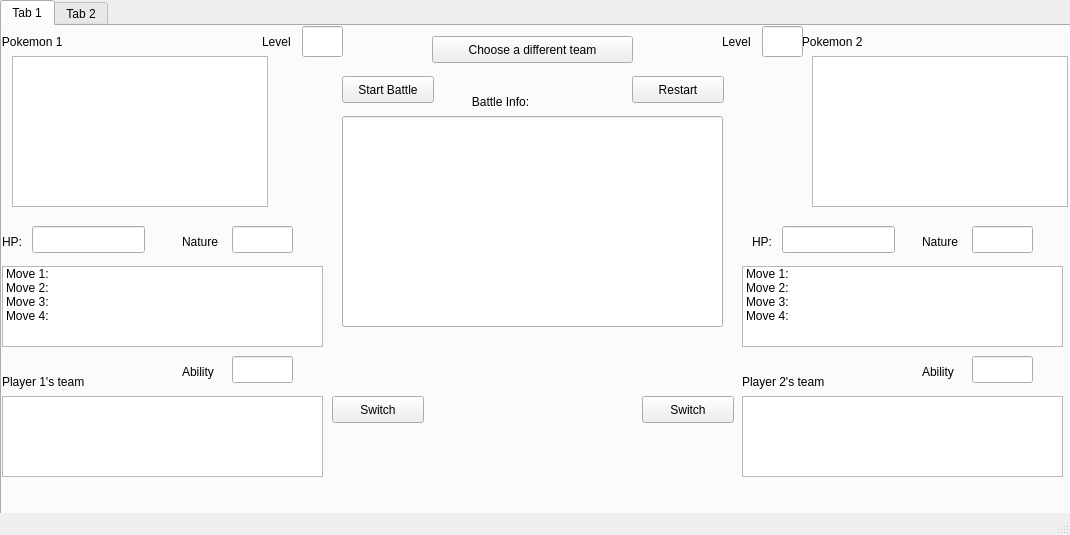
<?xml version="1.0" encoding="UTF-8"?>
<ui version="4.0">
 <class>MainWindow</class>
 <widget class="QMainWindow" name="MainWindow">
  <property name="geometry">
   <rect>
    <x>0</x>
    <y>0</y>
    <width>1070</width>
    <height>535</height>
   </rect>
  </property>
  <property name="windowTitle">
   <string>MainWindow</string>
  </property>
  <widget class="QWidget" name="centralwidget">
   <widget class="QTabWidget" name="tabCreate">
    <property name="geometry">
     <rect>
      <x>0</x>
      <y>0</y>
      <width>1071</width>
      <height>531</height>
     </rect>
    </property>
    <property name="currentIndex">
     <number>0</number>
    </property>
    <widget class="QWidget" name="tab">
     <attribute name="title">
      <string>Tab 1</string>
     </attribute>
     <widget class="QGraphicsView" name="viewPokemon1">
      <property name="geometry">
       <rect>
        <x>10</x>
        <y>30</y>
        <width>256</width>
        <height>151</height>
       </rect>
      </property>
     </widget>
     <widget class="QLabel" name="label">
      <property name="geometry">
       <rect>
        <x>-80</x>
        <y>0</y>
        <width>201</width>
        <height>31</height>
       </rect>
      </property>
      <property name="text">
       <string>                        Pokemon 1</string>
      </property>
     </widget>
     <widget class="QListWidget" name="listPokemon1_moves">
      <property name="geometry">
       <rect>
        <x>0</x>
        <y>240</y>
        <width>321</width>
        <height>81</height>
       </rect>
      </property>
      <item>
       <property name="text">
        <string>Move 1:</string>
       </property>
      </item>
      <item>
       <property name="text">
        <string>Move 2: </string>
       </property>
      </item>
      <item>
       <property name="text">
        <string>Move 3:</string>
       </property>
      </item>
      <item>
       <property name="text">
        <string>Move 4:</string>
       </property>
      </item>
     </widget>
     <widget class="QLabel" name="label_3">
      <property name="geometry">
       <rect>
        <x>390</x>
        <y>60</y>
        <width>201</width>
        <height>31</height>
       </rect>
      </property>
      <property name="text">
       <string>                        Battle Info:</string>
      </property>
     </widget>
     <widget class="QGraphicsView" name="viewPokemon2">
      <property name="geometry">
       <rect>
        <x>810</x>
        <y>30</y>
        <width>256</width>
        <height>151</height>
       </rect>
      </property>
     </widget>
     <widget class="QLabel" name="label_2">
      <property name="geometry">
       <rect>
        <x>720</x>
        <y>0</y>
        <width>201</width>
        <height>31</height>
       </rect>
      </property>
      <property name="text">
       <string>                        Pokemon 2</string>
      </property>
     </widget>
     <widget class="QListWidget" name="listPokemon2_moves">
      <property name="geometry">
       <rect>
        <x>740</x>
        <y>240</y>
        <width>321</width>
        <height>81</height>
       </rect>
      </property>
      <item>
       <property name="text">
        <string>Move 1:</string>
       </property>
      </item>
      <item>
       <property name="text">
        <string>Move 2: </string>
       </property>
      </item>
      <item>
       <property name="text">
        <string>Move 3:</string>
       </property>
      </item>
      <item>
       <property name="text">
        <string>Move 4:</string>
       </property>
      </item>
     </widget>
     <widget class="QPushButton" name="pushStartBattle">
      <property name="geometry">
       <rect>
        <x>340</x>
        <y>50</y>
        <width>92</width>
        <height>27</height>
       </rect>
      </property>
      <property name="text">
       <string>Start Battle</string>
      </property>
     </widget>
     <widget class="QPushButton" name="pushRestart">
      <property name="geometry">
       <rect>
        <x>630</x>
        <y>50</y>
        <width>92</width>
        <height>27</height>
       </rect>
      </property>
      <property name="text">
       <string>Restart</string>
      </property>
     </widget>
     <widget class="QPushButton" name="pushDifferentTeam">
      <property name="geometry">
       <rect>
        <x>430</x>
        <y>10</y>
        <width>201</width>
        <height>27</height>
       </rect>
      </property>
      <property name="text">
       <string>Choose a different team</string>
      </property>
     </widget>
     <widget class="QLabel" name="label_190">
      <property name="geometry">
       <rect>
        <x>0</x>
        <y>340</y>
        <width>111</width>
        <height>31</height>
       </rect>
      </property>
      <property name="text">
       <string>Player 1's team</string>
      </property>
     </widget>
     <widget class="QListWidget" name="listPlayer1_team">
      <property name="geometry">
       <rect>
        <x>0</x>
        <y>370</y>
        <width>321</width>
        <height>81</height>
       </rect>
      </property>
     </widget>
     <widget class="QLabel" name="label_191">
      <property name="geometry">
       <rect>
        <x>260</x>
        <y>0</y>
        <width>41</width>
        <height>31</height>
       </rect>
      </property>
      <property name="text">
       <string>Level</string>
      </property>
     </widget>
     <widget class="QLabel" name="label_192">
      <property name="geometry">
       <rect>
        <x>720</x>
        <y>0</y>
        <width>41</width>
        <height>31</height>
       </rect>
      </property>
      <property name="text">
       <string>Level</string>
      </property>
     </widget>
     <widget class="QLineEdit" name="txtPokemon1_Level">
      <property name="geometry">
       <rect>
        <x>300</x>
        <y>0</y>
        <width>41</width>
        <height>31</height>
       </rect>
      </property>
     </widget>
     <widget class="QLineEdit" name="txtPokemon2_Level">
      <property name="geometry">
       <rect>
        <x>760</x>
        <y>0</y>
        <width>41</width>
        <height>31</height>
       </rect>
      </property>
     </widget>
     <widget class="QLabel" name="label_230">
      <property name="geometry">
       <rect>
        <x>740</x>
        <y>340</y>
        <width>111</width>
        <height>31</height>
       </rect>
      </property>
      <property name="text">
       <string>Player 2's team</string>
      </property>
     </widget>
     <widget class="QListWidget" name="listPlayer2_team">
      <property name="geometry">
       <rect>
        <x>740</x>
        <y>370</y>
        <width>321</width>
        <height>81</height>
       </rect>
      </property>
     </widget>
     <widget class="QLabel" name="label_231">
      <property name="geometry">
       <rect>
        <x>0</x>
        <y>200</y>
        <width>111</width>
        <height>31</height>
       </rect>
      </property>
      <property name="text">
       <string>HP: </string>
      </property>
     </widget>
     <widget class="QLineEdit" name="txtPokemon1_HP">
      <property name="geometry">
       <rect>
        <x>30</x>
        <y>200</y>
        <width>113</width>
        <height>27</height>
       </rect>
      </property>
     </widget>
     <widget class="QLabel" name="label_232">
      <property name="geometry">
       <rect>
        <x>750</x>
        <y>200</y>
        <width>41</width>
        <height>31</height>
       </rect>
      </property>
      <property name="text">
       <string>HP: </string>
      </property>
     </widget>
     <widget class="QLineEdit" name="txtPokemon2_HP">
      <property name="geometry">
       <rect>
        <x>780</x>
        <y>200</y>
        <width>113</width>
        <height>27</height>
       </rect>
      </property>
     </widget>
     <widget class="QLineEdit" name="txtPokemon1_Nature">
      <property name="geometry">
       <rect>
        <x>230</x>
        <y>200</y>
        <width>61</width>
        <height>27</height>
       </rect>
      </property>
     </widget>
     <widget class="QLabel" name="label_233">
      <property name="geometry">
       <rect>
        <x>180</x>
        <y>200</y>
        <width>51</width>
        <height>31</height>
       </rect>
      </property>
      <property name="text">
       <string>Nature</string>
      </property>
     </widget>
     <widget class="QLabel" name="label_236">
      <property name="geometry">
       <rect>
        <x>920</x>
        <y>200</y>
        <width>51</width>
        <height>31</height>
       </rect>
      </property>
      <property name="text">
       <string>Nature</string>
      </property>
     </widget>
     <widget class="QLineEdit" name="txtPokemon2_Nature">
      <property name="geometry">
       <rect>
        <x>970</x>
        <y>200</y>
        <width>61</width>
        <height>27</height>
       </rect>
      </property>
     </widget>
     <widget class="QLabel" name="label_237">
      <property name="geometry">
       <rect>
        <x>180</x>
        <y>330</y>
        <width>51</width>
        <height>31</height>
       </rect>
      </property>
      <property name="text">
       <string>Ability</string>
      </property>
     </widget>
     <widget class="QLineEdit" name="txtPokemon1_Ability">
      <property name="geometry">
       <rect>
        <x>230</x>
        <y>330</y>
        <width>61</width>
        <height>27</height>
       </rect>
      </property>
     </widget>
     <widget class="QLabel" name="label_238">
      <property name="geometry">
       <rect>
        <x>920</x>
        <y>330</y>
        <width>51</width>
        <height>31</height>
       </rect>
      </property>
      <property name="text">
       <string>Ability</string>
      </property>
     </widget>
     <widget class="QLineEdit" name="txtPokemon2_Ability">
      <property name="geometry">
       <rect>
        <x>970</x>
        <y>330</y>
        <width>61</width>
        <height>27</height>
       </rect>
      </property>
     </widget>
     <widget class="QPushButton" name="pushSwitchPlayer1">
      <property name="geometry">
       <rect>
        <x>330</x>
        <y>370</y>
        <width>92</width>
        <height>27</height>
       </rect>
      </property>
      <property name="text">
       <string>Switch</string>
      </property>
     </widget>
     <widget class="QPushButton" name="pushSwitchPlayer2">
      <property name="geometry">
       <rect>
        <x>640</x>
        <y>370</y>
        <width>92</width>
        <height>27</height>
       </rect>
      </property>
      <property name="text">
       <string>Switch</string>
      </property>
     </widget>
     <widget class="QLineEdit" name="txtBattleInfo">
      <property name="geometry">
       <rect>
        <x>340</x>
        <y>90</y>
        <width>381</width>
        <height>211</height>
       </rect>
      </property>
     </widget>
    </widget>
    <widget class="QWidget" name="tab_2">
     <attribute name="title">
      <string>Tab 2</string>
     </attribute>
     <widget class="QLabel" name="label_4">
      <property name="geometry">
       <rect>
        <x>0</x>
        <y>10</y>
        <width>201</width>
        <height>17</height>
       </rect>
      </property>
      <property name="text">
       <string>Step 1: Choose type of Battle</string>
      </property>
     </widget>
     <widget class="QComboBox" name="comboBattleType">
      <property name="geometry">
       <rect>
        <x>10</x>
        <y>30</y>
        <width>141</width>
        <height>27</height>
       </rect>
      </property>
      <item>
       <property name="text">
        <string>1v1 Battle</string>
       </property>
      </item>
      <item>
       <property name="text">
        <string>6v6 Battle</string>
       </property>
      </item>
     </widget>
     <widget class="QLabel" name="label_5">
      <property name="geometry">
       <rect>
        <x>0</x>
        <y>130</y>
        <width>201</width>
        <height>17</height>
       </rect>
      </property>
      <property name="text">
       <string>Step 2: Choose Pokemon</string>
      </property>
     </widget>
     <widget class="QLabel" name="label_6">
      <property name="geometry">
       <rect>
        <x>260</x>
        <y>10</y>
        <width>31</width>
        <height>17</height>
       </rect>
      </property>
      <property name="text">
       <string>EVs</string>
      </property>
     </widget>
     <widget class="QLineEdit" name="txtPokedexEntry">
      <property name="geometry">
       <rect>
        <x>60</x>
        <y>170</y>
        <width>151</width>
        <height>27</height>
       </rect>
      </property>
     </widget>
     <widget class="QLabel" name="label_7">
      <property name="geometry">
       <rect>
        <x>0</x>
        <y>230</y>
        <width>201</width>
        <height>17</height>
       </rect>
      </property>
      <property name="text">
       <string>Your Pokemon:</string>
      </property>
     </widget>
     <widget class="QGraphicsView" name="viewCurrentPokemon">
      <property name="geometry">
       <rect>
        <x>0</x>
        <y>250</y>
        <width>241</width>
        <height>171</height>
       </rect>
      </property>
     </widget>
     <widget class="QComboBox" name="comboAvailableMoves">
      <property name="geometry">
       <rect>
        <x>260</x>
        <y>280</y>
        <width>141</width>
        <height>27</height>
       </rect>
      </property>
     </widget>
     <widget class="QLabel" name="label_8">
      <property name="geometry">
       <rect>
        <x>260</x>
        <y>260</y>
        <width>201</width>
        <height>17</height>
       </rect>
      </property>
      <property name="text">
       <string>Available Moves</string>
      </property>
     </widget>
     <widget class="QListWidget" name="listChosenMoves">
      <property name="geometry">
       <rect>
        <x>260</x>
        <y>340</y>
        <width>321</width>
        <height>81</height>
       </rect>
      </property>
      <item>
       <property name="text">
        <string>Move 1:</string>
       </property>
      </item>
      <item>
       <property name="text">
        <string>Move 2: </string>
       </property>
      </item>
      <item>
       <property name="text">
        <string>Move 3:</string>
       </property>
      </item>
      <item>
       <property name="text">
        <string>Move 4:</string>
       </property>
      </item>
     </widget>
     <widget class="QLabel" name="label_9">
      <property name="geometry">
       <rect>
        <x>260</x>
        <y>320</y>
        <width>201</width>
        <height>17</height>
       </rect>
      </property>
      <property name="text">
       <string>Moves Chosen</string>
      </property>
     </widget>
     <widget class="QLineEdit" name="txtChosenLevel">
      <property name="geometry">
       <rect>
        <x>60</x>
        <y>200</y>
        <width>51</width>
        <height>27</height>
       </rect>
      </property>
     </widget>
     <widget class="QLabel" name="label_11">
      <property name="geometry">
       <rect>
        <x>20</x>
        <y>200</y>
        <width>41</width>
        <height>17</height>
       </rect>
      </property>
      <property name="text">
       <string>Level</string>
      </property>
     </widget>
     <widget class="QLabel" name="label_10">
      <property name="geometry">
       <rect>
        <x>260</x>
        <y>40</y>
        <width>31</width>
        <height>17</height>
       </rect>
      </property>
      <property name="text">
       <string>HP</string>
      </property>
     </widget>
     <widget class="QLabel" name="label_12">
      <property name="geometry">
       <rect>
        <x>260</x>
        <y>60</y>
        <width>41</width>
        <height>17</height>
       </rect>
      </property>
      <property name="text">
       <string>Attack</string>
      </property>
     </widget>
     <widget class="QLabel" name="label_13">
      <property name="geometry">
       <rect>
        <x>260</x>
        <y>80</y>
        <width>61</width>
        <height>17</height>
       </rect>
      </property>
      <property name="text">
       <string>Defense</string>
      </property>
     </widget>
     <widget class="QLabel" name="label_14">
      <property name="geometry">
       <rect>
        <x>260</x>
        <y>100</y>
        <width>101</width>
        <height>17</height>
       </rect>
      </property>
      <property name="text">
       <string>Special Attack</string>
      </property>
     </widget>
     <widget class="QLabel" name="label_15">
      <property name="geometry">
       <rect>
        <x>260</x>
        <y>120</y>
        <width>111</width>
        <height>17</height>
       </rect>
      </property>
      <property name="text">
       <string>Special Defense</string>
      </property>
     </widget>
     <widget class="QLabel" name="label_16">
      <property name="geometry">
       <rect>
        <x>260</x>
        <y>140</y>
        <width>41</width>
        <height>17</height>
       </rect>
      </property>
      <property name="text">
       <string>Speed</string>
      </property>
     </widget>
     <widget class="QLineEdit" name="txtEV_HP">
      <property name="geometry">
       <rect>
        <x>380</x>
        <y>40</y>
        <width>51</width>
        <height>16</height>
       </rect>
      </property>
     </widget>
     <widget class="QLineEdit" name="txtEV_Attack">
      <property name="geometry">
       <rect>
        <x>380</x>
        <y>60</y>
        <width>51</width>
        <height>16</height>
       </rect>
      </property>
     </widget>
     <widget class="QLineEdit" name="txtEV_Defense">
      <property name="geometry">
       <rect>
        <x>380</x>
        <y>80</y>
        <width>51</width>
        <height>16</height>
       </rect>
      </property>
     </widget>
     <widget class="QLineEdit" name="txtEV_SpAttack">
      <property name="geometry">
       <rect>
        <x>380</x>
        <y>100</y>
        <width>51</width>
        <height>16</height>
       </rect>
      </property>
     </widget>
     <widget class="QLineEdit" name="txtEV_SpDefense">
      <property name="geometry">
       <rect>
        <x>380</x>
        <y>120</y>
        <width>51</width>
        <height>16</height>
       </rect>
      </property>
     </widget>
     <widget class="QLineEdit" name="txtEV_Speed">
      <property name="geometry">
       <rect>
        <x>380</x>
        <y>140</y>
        <width>51</width>
        <height>16</height>
       </rect>
      </property>
     </widget>
     <widget class="QLabel" name="label_65">
      <property name="geometry">
       <rect>
        <x>510</x>
        <y>10</y>
        <width>31</width>
        <height>17</height>
       </rect>
      </property>
      <property name="text">
       <string>IVs</string>
      </property>
     </widget>
     <widget class="QLabel" name="label_100">
      <property name="geometry">
       <rect>
        <x>510</x>
        <y>40</y>
        <width>31</width>
        <height>17</height>
       </rect>
      </property>
      <property name="text">
       <string>HP</string>
      </property>
     </widget>
     <widget class="QLineEdit" name="txtIV_HP">
      <property name="geometry">
       <rect>
        <x>640</x>
        <y>40</y>
        <width>51</width>
        <height>16</height>
       </rect>
      </property>
     </widget>
     <widget class="QLabel" name="label_101">
      <property name="geometry">
       <rect>
        <x>510</x>
        <y>60</y>
        <width>41</width>
        <height>17</height>
       </rect>
      </property>
      <property name="text">
       <string>Attack</string>
      </property>
     </widget>
     <widget class="QLineEdit" name="txtIV_Attack">
      <property name="geometry">
       <rect>
        <x>640</x>
        <y>60</y>
        <width>51</width>
        <height>16</height>
       </rect>
      </property>
     </widget>
     <widget class="QLabel" name="label_102">
      <property name="geometry">
       <rect>
        <x>510</x>
        <y>80</y>
        <width>61</width>
        <height>17</height>
       </rect>
      </property>
      <property name="text">
       <string>Defense</string>
      </property>
     </widget>
     <widget class="QLineEdit" name="txtIV_Defense">
      <property name="geometry">
       <rect>
        <x>640</x>
        <y>80</y>
        <width>51</width>
        <height>16</height>
       </rect>
      </property>
     </widget>
     <widget class="QLabel" name="label_103">
      <property name="geometry">
       <rect>
        <x>510</x>
        <y>100</y>
        <width>101</width>
        <height>17</height>
       </rect>
      </property>
      <property name="text">
       <string>Special Attack</string>
      </property>
     </widget>
     <widget class="QLineEdit" name="txtIV_SpAttack">
      <property name="geometry">
       <rect>
        <x>640</x>
        <y>100</y>
        <width>51</width>
        <height>16</height>
       </rect>
      </property>
     </widget>
     <widget class="QLabel" name="label_104">
      <property name="geometry">
       <rect>
        <x>510</x>
        <y>120</y>
        <width>111</width>
        <height>17</height>
       </rect>
      </property>
      <property name="text">
       <string>Special Defense</string>
      </property>
     </widget>
     <widget class="QLineEdit" name="txtIV_SpDefense">
      <property name="geometry">
       <rect>
        <x>640</x>
        <y>120</y>
        <width>51</width>
        <height>16</height>
       </rect>
      </property>
     </widget>
     <widget class="QLabel" name="label_127">
      <property name="geometry">
       <rect>
        <x>510</x>
        <y>140</y>
        <width>41</width>
        <height>17</height>
       </rect>
      </property>
      <property name="text">
       <string>Speed</string>
      </property>
     </widget>
     <widget class="QLineEdit" name="txtIV_Speed">
      <property name="geometry">
       <rect>
        <x>640</x>
        <y>140</y>
        <width>51</width>
        <height>16</height>
       </rect>
      </property>
     </widget>
     <widget class="QPushButton" name="pushRandomizeEVs">
      <property name="geometry">
       <rect>
        <x>260</x>
        <y>170</y>
        <width>92</width>
        <height>27</height>
       </rect>
      </property>
      <property name="text">
       <string>Randomize</string>
      </property>
     </widget>
     <widget class="QPushButton" name="pushRandomizeIVs">
      <property name="geometry">
       <rect>
        <x>510</x>
        <y>170</y>
        <width>92</width>
        <height>27</height>
       </rect>
      </property>
      <property name="text">
       <string>Randomize</string>
      </property>
     </widget>
     <widget class="QLabel" name="label_128">
      <property name="geometry">
       <rect>
        <x>20</x>
        <y>150</y>
        <width>201</width>
        <height>17</height>
       </rect>
      </property>
      <property name="text">
       <string>Enter Pokedex Entry</string>
      </property>
     </widget>
     <widget class="QLabel" name="label_129">
      <property name="geometry">
       <rect>
        <x>840</x>
        <y>10</y>
        <width>131</width>
        <height>17</height>
       </rect>
      </property>
      <property name="text">
       <string>Final Stats</string>
      </property>
     </widget>
     <widget class="QLabel" name="label_155">
      <property name="geometry">
       <rect>
        <x>840</x>
        <y>40</y>
        <width>31</width>
        <height>17</height>
       </rect>
      </property>
      <property name="text">
       <string>HP</string>
      </property>
     </widget>
     <widget class="QLineEdit" name="txtFinal_HP">
      <property name="geometry">
       <rect>
        <x>950</x>
        <y>40</y>
        <width>51</width>
        <height>16</height>
       </rect>
      </property>
     </widget>
     <widget class="QLabel" name="label_182">
      <property name="geometry">
       <rect>
        <x>840</x>
        <y>60</y>
        <width>41</width>
        <height>17</height>
       </rect>
      </property>
      <property name="text">
       <string>Attack</string>
      </property>
     </widget>
     <widget class="QLineEdit" name="txtFinal_Attack">
      <property name="geometry">
       <rect>
        <x>950</x>
        <y>60</y>
        <width>51</width>
        <height>16</height>
       </rect>
      </property>
     </widget>
     <widget class="QLabel" name="label_183">
      <property name="geometry">
       <rect>
        <x>840</x>
        <y>80</y>
        <width>61</width>
        <height>17</height>
       </rect>
      </property>
      <property name="text">
       <string>Defense</string>
      </property>
     </widget>
     <widget class="QLineEdit" name="txtFinal_Defense">
      <property name="geometry">
       <rect>
        <x>950</x>
        <y>80</y>
        <width>51</width>
        <height>16</height>
       </rect>
      </property>
     </widget>
     <widget class="QLabel" name="label_184">
      <property name="geometry">
       <rect>
        <x>840</x>
        <y>100</y>
        <width>101</width>
        <height>17</height>
       </rect>
      </property>
      <property name="text">
       <string>Special Attack</string>
      </property>
     </widget>
     <widget class="QLineEdit" name="txtFinal_SpAttack">
      <property name="geometry">
       <rect>
        <x>950</x>
        <y>100</y>
        <width>51</width>
        <height>16</height>
       </rect>
      </property>
     </widget>
     <widget class="QLabel" name="label_185">
      <property name="geometry">
       <rect>
        <x>840</x>
        <y>120</y>
        <width>111</width>
        <height>17</height>
       </rect>
      </property>
      <property name="text">
       <string>Special Defense</string>
      </property>
     </widget>
     <widget class="QLineEdit" name="txtFinal_SpDefense">
      <property name="geometry">
       <rect>
        <x>950</x>
        <y>120</y>
        <width>51</width>
        <height>16</height>
       </rect>
      </property>
     </widget>
     <widget class="QLabel" name="label_186">
      <property name="geometry">
       <rect>
        <x>840</x>
        <y>140</y>
        <width>41</width>
        <height>17</height>
       </rect>
      </property>
      <property name="text">
       <string>Speed</string>
      </property>
     </widget>
     <widget class="QLineEdit" name="txtFinal_Speed">
      <property name="geometry">
       <rect>
        <x>950</x>
        <y>140</y>
        <width>51</width>
        <height>16</height>
       </rect>
      </property>
     </widget>
     <widget class="QGraphicsView" name="listP1_team">
      <property name="geometry">
       <rect>
        <x>600</x>
        <y>230</y>
        <width>161</width>
        <height>111</height>
       </rect>
      </property>
     </widget>
     <widget class="QLabel" name="label_187">
      <property name="geometry">
       <rect>
        <x>600</x>
        <y>210</y>
        <width>201</width>
        <height>17</height>
       </rect>
      </property>
      <property name="text">
       <string>Player 1's team</string>
      </property>
     </widget>
     <widget class="QLabel" name="label_188">
      <property name="geometry">
       <rect>
        <x>860</x>
        <y>210</y>
        <width>201</width>
        <height>17</height>
       </rect>
      </property>
      <property name="text">
       <string>Player 2's team</string>
      </property>
     </widget>
     <widget class="QPushButton" name="pushClearP1">
      <property name="geometry">
       <rect>
        <x>600</x>
        <y>350</y>
        <width>92</width>
        <height>27</height>
       </rect>
      </property>
      <property name="text">
       <string>Clear</string>
      </property>
     </widget>
     <widget class="QPushButton" name="pushClearP2">
      <property name="geometry">
       <rect>
        <x>860</x>
        <y>350</y>
        <width>92</width>
        <height>27</height>
       </rect>
      </property>
      <property name="text">
       <string>Clear</string>
      </property>
     </widget>
     <widget class="QPushButton" name="pushDone">
      <property name="geometry">
       <rect>
        <x>750</x>
        <y>390</y>
        <width>92</width>
        <height>27</height>
       </rect>
      </property>
      <property name="text">
       <string>Done</string>
      </property>
     </widget>
     <widget class="QLabel" name="label_189">
      <property name="geometry">
       <rect>
        <x>0</x>
        <y>70</y>
        <width>211</width>
        <height>17</height>
       </rect>
      </property>
      <property name="text">
       <string>Step 2: Choose team for player</string>
      </property>
     </widget>
     <widget class="QComboBox" name="comboPlayerNumber">
      <property name="geometry">
       <rect>
        <x>10</x>
        <y>90</y>
        <width>141</width>
        <height>27</height>
       </rect>
      </property>
      <item>
       <property name="text">
        <string>Player 1</string>
       </property>
      </item>
      <item>
       <property name="text">
        <string>Player 2</string>
       </property>
      </item>
      <item>
       <property name="text">
        <string>CPU</string>
       </property>
      </item>
     </widget>
     <widget class="QGraphicsView" name="listP2_team">
      <property name="geometry">
       <rect>
        <x>860</x>
        <y>230</y>
        <width>161</width>
        <height>111</height>
       </rect>
      </property>
     </widget>
     <widget class="QLabel" name="label_234">
      <property name="geometry">
       <rect>
        <x>430</x>
        <y>260</y>
        <width>121</width>
        <height>17</height>
       </rect>
      </property>
      <property name="text">
       <string>Available Abilities</string>
      </property>
     </widget>
     <widget class="QComboBox" name="comboAvailableAbilities">
      <property name="geometry">
       <rect>
        <x>430</x>
        <y>280</y>
        <width>141</width>
        <height>27</height>
       </rect>
      </property>
     </widget>
     <widget class="QLabel" name="label_235">
      <property name="geometry">
       <rect>
        <x>260</x>
        <y>230</y>
        <width>51</width>
        <height>17</height>
       </rect>
      </property>
      <property name="text">
       <string>Nature</string>
      </property>
     </widget>
     <widget class="QComboBox" name="comboNatures">
      <property name="geometry">
       <rect>
        <x>310</x>
        <y>220</y>
        <width>81</width>
        <height>27</height>
       </rect>
      </property>
     </widget>
    </widget>
   </widget>
  </widget>
  <widget class="QMenuBar" name="menubar">
   <property name="geometry">
    <rect>
     <x>0</x>
     <y>0</y>
     <width>1070</width>
     <height>25</height>
    </rect>
   </property>
  </widget>
  <widget class="QStatusBar" name="statusbar"/>
 </widget>
 <tabstops>
  <tabstop>viewPokemon2</tabstop>
  <tabstop>viewPokemon1</tabstop>
  <tabstop>listPokemon1_moves</tabstop>
  <tabstop>tabCreate</tabstop>
  <tabstop>listPokemon2_moves</tabstop>
 </tabstops>
 <resources/>
 <connections/>
</ui>
